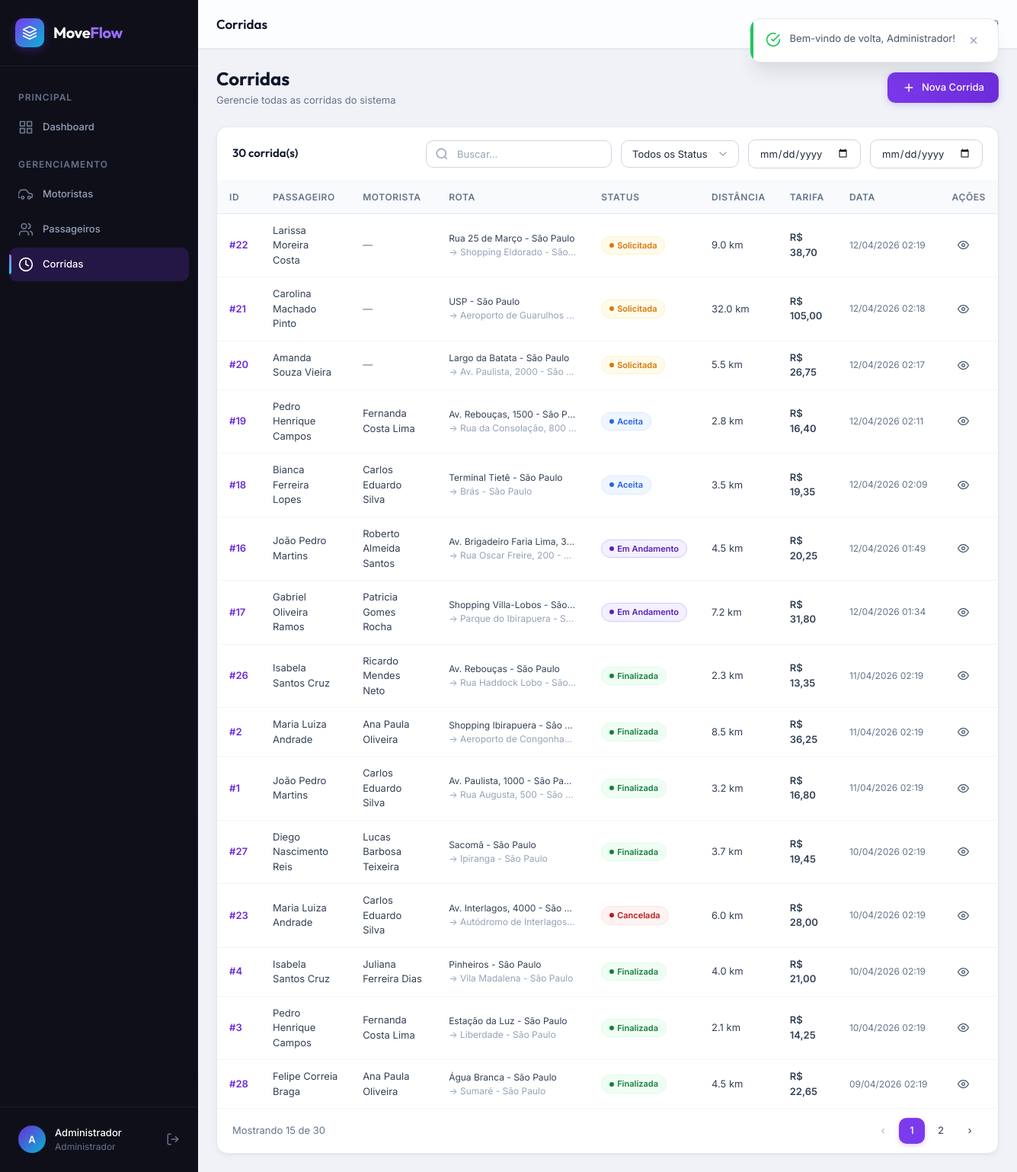
Page /public/rides (signed in) on the committed database.
### tables this page shows
CREATE TABLE IF NOT EXISTS rides (
    id INT AUTO_INCREMENT PRIMARY KEY,
    passenger_id INT NOT NULL,
    driver_id INT NULL,
    origin_address VARCHAR(255) NOT NULL,
    origin_lat DECIMAL(10,7) DEFAULT 0,
    origin_lng DECIMAL(10,7) DEFAULT 0,
    destination_address VARCHAR(255) NOT NULL,
    destination_lat DECIMAL(10,7) DEFAULT 0,
    destination_lng DECIMAL(10,7) DEFAULT 0,
    status ENUM('requested', 'accepted', 'in_progress', 'completed', 'cancelled') NOT NULL DEFAULT 'requested',
    distance_km DECIMAL(8,2) NOT NULL DEFAULT 0,
    estimated_duration_min INT NOT NULL DEFAULT 0,
    fare DECIMAL(10,2) NOT NULL DEFAULT 0,
    requested_at DATETIME NULL,
    accepted_at DATETIME NULL,
    started_at DATETIME NULL,
    completed_at DATETIME NULL,
    cancelled_at DATETIME NULL,
    cancel_reason TEXT NULL,
    created_at DATETIME NOT NULL DEFAULT CURRENT_TIMESTAMP,
    CONSTRAINT fk_rides_passenger FOREIGN KEY (passenger_id) REFERENCES passengers(id) ON DELETE CASCADE,
    CONSTRAINT fk_rides_driver FOREIGN KEY (driver_id) REFERENCES drivers(id) ON DELETE SET NULL,
    INDEX idx_rides_status (status),
    INDEX idx_rides_passenger (passenger_id),
    INDEX idx_rides_driver (driver_id),
    INDEX idx_rides_created (created_at),
    INDEX idx_rides_completed (completed_at)
);

CREATE TABLE IF NOT EXISTS passengers (
    id INT AUTO_INCREMENT PRIMARY KEY,
    name VARCHAR(100) NOT NULL,
    email VARCHAR(150) NOT NULL UNIQUE,
    phone VARCHAR(20) NOT NULL,
    cpf VARCHAR(14) NOT NULL UNIQUE,
    created_at DATETIME NOT NULL DEFAULT CURRENT_TIMESTAMP,
    updated_at DATETIME NOT NULL DEFAULT CURRENT_TIMESTAMP ON UPDATE CURRENT_TIMESTAMP,
    INDEX idx_passengers_cpf (cpf),
    INDEX idx_passengers_email (email)
);

CREATE TABLE IF NOT EXISTS drivers (
    id INT AUTO_INCREMENT PRIMARY KEY,
    name VARCHAR(100) NOT NULL,
    email VARCHAR(150) NOT NULL UNIQUE,
    phone VARCHAR(20) NOT NULL,
    cpf VARCHAR(14) NOT NULL UNIQUE,
    cnh VARCHAR(20) NOT NULL,
    vehicle_plate VARCHAR(10) NOT NULL,
    vehicle_model VARCHAR(80) NOT NULL,
    vehicle_color VARCHAR(30) NOT NULL,
    status ENUM('available', 'busy', 'offline') NOT NULL DEFAULT 'available',
    rating DECIMAL(3,2) NOT NULL DEFAULT 5.00,
    created_at DATETIME NOT NULL DEFAULT CURRENT_TIMESTAMP,
    updated_at DATETIME NOT NULL DEFAULT CURRENT_TIMESTAMP ON UPDATE CURRENT_TIMESTAMP,
    INDEX idx_drivers_status (status),
    INDEX idx_drivers_cpf (cpf),
    INDEX idx_drivers_email (email)
);

### app/Controllers/RideController.php (called while the page is built, shortened)
<?php
class RideController extends Controller
{
    public function index(): void
    {
        $page = max(1, (int) ($this->input('page', 1)));
        $search = $this->input('search', '');
        $status = $this->input('status', '');
        $dateFrom = $this->input('date_from', '');
        $dateTo = $this->input('date_to', '');
        $result = Ride::search($page, $search, $status, $dateFrom, $dateTo);
        $this->view('rides.index', [
            'pageTitle' => 'Corridas',
            'rides' => $result['data'],
            'pagination' => $result,
            'search' => $search,
            'status' => $status,
            'dateFrom' => $dateFrom,
            'dateTo' => $dateTo,
        ]);
    }
}

### app/Config/Routes.php (called while the page is built, shortened)
<?php
Router::dispatch();

### public/index.php (called while the page is built, shortened)
<?php
spl_autoload_register(function ($class) {
    $paths = [
        APP_PATH . '/Core/',
        APP_PATH . '/Config/',
        APP_PATH . '/Controllers/',
        APP_PATH . '/Models/',
        APP_PATH . '/Helpers/',
    ];
    foreach ($paths as $path) {
        $file = $path . $class . '.php';
        if (file_exists($file)) {
            return;
        }
    }
});
require_once APP_PATH . '/Config/Routes.php';

### app/Config/Database.php (called while the page is built, shortened)
<?php
class Database
{
    private static ?PDO $instance = null;
    public static function getInstance(): PDO
    {
        if (self::$instance === null) {
            $dsn = sprintf(
                'mysql:host=%s;port=%d;dbname=%s;charset=%s',
                self::HOST,
                self::PORT,
                self::DBNAME,
                self::CHARSET
            );
            try {
                self::$instance = new PDO($dsn, self::USERNAME, self::PASSWORD, [
                    PDO::ATTR_ERRMODE => PDO::ERRMODE_EXCEPTION,
                    PDO::ATTR_DEFAULT_FETCH_MODE => PDO::FETCH_ASSOC,
                    PDO::ATTR_EMULATE_PREPARES => false,
                    PDO::MYSQL_ATTR_INIT_COMMAND => "SET NAMES utf8mb4 COLLATE utf8mb4_unicode_ci",
                ]);
            } catch (PDOException $e) {
                error_log("Database connection failed: " . $e->getMessage());
                die('Erro de conexão com o banco de dados. Verifique as configurações.');
            }
        }
        return self::$instance;
    }
}

### app/Core/Model.php (called while the page is built, shortened)
<?php
class Model
{
    protected static function db(): PDO
    {
        return Database::getInstance();
    }
}

### app/Models/Ride.php (called while the page is built, shortened)
<?php
class Ride extends Model
{
    public static function search(int $page = 1, string $search = '', string $status = '', string $dateFrom = '', string $dateTo = ''): array
    {
        $params = [];
        $whereClauses = [];
        $whereSQL = !empty($whereClauses) ? ' WHERE ' . implode(' AND ', $whereClauses) : '';
        $perPage = PER_PAGE;
        $offset = ($page - 1) * $perPage;
        $countSQL = "SELECT COUNT(*) FROM rides r
                     LEFT JOIN passengers p ON r.passenger_id = p.id
                     LEFT JOIN drivers d ON r.driver_id = d.id"
                     . $whereSQL;
        $stmt = self::db()->prepare($countSQL);
        $stmt->execute($params);
        $total = (int) $stmt->fetchColumn();
        $sql = "SELECT r.*, p.name as passenger_name, p.phone as passenger_phone,
                       d.name as driver_name, d.vehicle_model, d.vehicle_plate
                FROM rides r
                LEFT JOIN passengers p ON r.passenger_id = p.id
                LEFT JOIN drivers d ON r.driver_id = d.id"
                . $whereSQL
                . " ORDER BY r.created_at DESC LIMIT {$perPage} OFFSET {$offset}";
        $stmt = self::db()->prepare($sql);
        $stmt->execute($params);
        $records = $stmt->fetchAll(PDO::FETCH_ASSOC);
        return [
            'data' => $records,
            'total' => $total,
            'page' => $page,
            'per_page' => $perPage,
            'total_pages' => (int) ceil($total / $perPage),
        ];
    }
}

### app/Views/rides/index.php (the view, shortened to what this page needs)
<div class="page-header">
    <div class="page-header-info">
        <h1>Corridas</h1>
        <p>Gerencie todas as corridas do sistema</p>
    </div>
    <div class="page-header-actions">
        <a href="<?= APP_URL ?>/rides/create" class="btn btn-primary">
            <svg width="18" height="18" viewBox="0 0 24 24" fill="none" stroke="currentColor" stroke-width="2"><line x1="12" y1="5" x2="12" y2="19"/><line x1="5" y1="12" x2="19" y2="12"/></svg>
            Nova Corrida
        </a>
    </div>
</div>
<div class="table-container" id="rides-table">
    <div class="table-header">
        <h3><?= $pagination['total'] ?> corrida(s)</h3>
        <div class="table-filters">
            <div class="form-search">
                <input type="text" class="form-control" id="ride-search" placeholder="Buscar..." value="<?= htmlspecialchars($search) ?>">
            </div>
            <select class="form-control" id="ride-status-filter" style="width:auto">
                <option value="">Todos os Status</option>
            </select>
            <input type="date" class="form-control" id="ride-date-from" value="<?= htmlspecialchars($dateFrom) ?>" style="width:auto" title="Data inicial">
            <input type="date" class="form-control" id="ride-date-to" value="<?= htmlspecialchars($dateTo) ?>" style="width:auto" title="Data final">
        </div>
    </div>
    <div class="table-wrapper">
        <table>
            <thead><tr><th>ID</th><th>Passageiro</th><th>Motorista</th><th>Rota</th><th>Status</th><th>Distância</th><th>Tarifa</th><th>Data</th><th>Ações</th></tr></thead>
            <tbody>
            <?php if (empty($rides)): ?>
                <tr><td colspan="9"><div class="empty-state"><div class="empty-state-icon"><svg viewBox="0 0 24 24" fill="none" stroke="currentColor" stroke-width="2"><circle cx="12" cy="12" r="10"/><polyline points="12 6 12 12 16 14"/></svg></div><h4>Nenhuma corrida encontrada</h4><p>Crie uma nova corrida ou ajuste os filtros.</p></div></td></tr>
            <?php else: foreach ($rides as $r): ?>
                <tr>
                    <td><a href="<?= APP_URL ?>/rides/show/<?= $r['id'] ?>" style="font-weight:var(--font-semibold)">#<?= $r['id'] ?></a></td>
                    <td><?= htmlspecialchars($r['passenger_name'] ?? '—') ?></td>
                    <td><?= $r['driver_name'] ? htmlspecialchars($r['driver_name']) : '<span class="text-muted">—</span>' ?></td>
                    <td style="max-width:200px"><div style="font-size:var(--text-xs);overflow:hidden;text-overflow:ellipsis;white-space:nowrap" title="<?= htmlspecialchars($r['origin_address']) ?>"><?= htmlspecialchars($r['origin_address']) ?></div><div style="font-size:var(--text-xs);color:var(--gray-400);overflow:hidden;text-overflow:ellipsis;white-space:nowrap" title="<?= htmlspecialchars($r['destination_address']) ?>">→ <?= htmlspecialchars($r['destination_address']) ?></div></td>
                    <td><span class="badge badge-dot <?= RIDE_STATUS_CLASSES[$r['status']] ?? '' ?>"><span><?= RIDE_STATUS_LABELS[$r['status']] ?? $r['status'] ?></span></span></td>
                    <td><?= number_format($r['distance_km'] ?? 0, 1) ?> km</td>
                    <td style="font-weight:var(--font-semibold)">R$ <?= number_format($r['fare'] ?? 0, 2, ',', '.') ?></td>
                    <td style="white-space:nowrap;color:var(--gray-500);font-size:var(--text-xs)"><?= date('d/m/Y H:i', strtotime($r['created_at'])) ?></td>
                    <td><a href="<?= APP_URL ?>/rides/show/<?= $r['id'] ?>" class="btn btn-ghost btn-icon btn-sm" title="Ver Detalhes"><svg width="16" height="16" viewBox="0 0 24 24" fill="none" stroke="currentColor" stroke-width="2"><path d="M1 12s4-8 11-8 11 8 11 8-4 8-11 8-11-8-11-8z"/><circle cx="12" cy="12" r="3"/></svg></a></td>
                </tr>
            <?php endforeach; endif; ?>
            </tbody>
        </table>
    </div>
    <?php if ($pagination['total_pages'] > 1): ?>
    <div class="table-footer">
        <div class="table-info">Mostrando <?= count($rides) ?> de <?= $pagination['total'] ?></div>
        <div class="pagination">
            <?php $params = http_build_query(array_filter(['search' => $search, 'status' => $status, 'date_from' => $dateFrom, 'date_to' => $dateTo])); ?>
            <?php if ($pagination['page'] > 1): ?><a href="<?= APP_URL ?>/rides?page=<?= $pagination['page'] - 1 ?>&<?= $params ?>">‹</a><?php else: ?><span class="disabled">‹</span><?php endif; ?>
            <?php for ($i = 1; $i <= $pagination['total_pages']; $i++): ?>
                <?php if ($i === $pagination['page']): ?><span class="active"><?= $i ?></span><?php else: ?><a href="<?= APP_URL ?>/rides?page=<?= $i ?>&<?= $params ?>"><?= $i ?></a><?php endif; ?>
            <?php endfor; ?>
            <?php if ($pagination['page'] < $pagination['total_pages']): ?><a href="<?= APP_URL ?>/rides?page=<?= $pagination['page'] + 1 ?>&<?= $params ?>">›</a><?php else: ?><span class="disabled">›</span><?php endif; ?>
        </div>
    </div>
    <?php endif; ?>
</div>

### public/assets/css/variables.css (style rules this page uses)
:root { --primary-50: #f3f0ff; --primary-100: #e9e3ff; --primary-200: #d4c8ff; --primary-300: #b69eff; --primary-400: #9b6dff; --primary-500: #7c3aed; --primary-600: #6c2bd9; --primary-700: #5b21b6; --primary-800: #4c1d95; --primary-900: #3b1578; --accent-50: #ecfeff; --accent-100: #cffafe; --accent-200: #a5f3fc; --accent-300: #67e8f9; --accent-400: #22d3ee; --accent-500: #06b6d4; --accent-600: #0891b2; --gray-50: #f8fafc; --gray-100: #f1f5f9; --gray-200: #e2e8f0; --gray-300: #cbd5e1; --gray-400: #94a3b8; --gray-500: #64748b; --gray-600: #475569; --gray-700: #334155; --gray-800: #1e293b; --gray-900: #0f172a; --gray-950: #020617; --success-50: #f0fdf4; --success-100: #dcfce7; --success-500: #22c55e; --success-600: #16a34a; --success-700: #15803d; --warning-50: #fffbeb; --warning-100: #fef3c7; --warning-500: #f59e0b; --warning-600: #d97706; --danger-50: #fef2f2; --danger-100: #fee2e2; --danger-500: #ef4444; --danger-600: #dc2626; --danger-700: #b91c1c; --info-50: #eff6ff; --info-100: #dbeafe; --info-500: #3b82f6; --info-600: #2563eb; --sidebar-bg: #0f0f1a; --sidebar-bg-hover: rgba(124, 58, 237, 0.12); --sidebar-bg-active: rgba(124, 58, 237, 0.2); --sidebar-text: #94a3b8; --sidebar-text-active: #ffffff; --sidebar-border: rgba(255, 255, 255, 0.06); --sidebar-width: 260px; --sidebar-collapsed-width: 72px; --topbar-bg: rgba(255, 255, 255, 0.8); --topbar-height: 64px; --topbar-shadow: 0 1px 3px rgba(0, 0, 0, 0.05); --body-bg: #f0f2f7; --card-bg: #ffffff; --card-hover: #fafbff; --font-sans: 'Inter', -apple-system, BlinkMacSystemFont, 'Segoe UI', sans-serif; --font-heading: 'Outfit', var(--font-sans); --font-mono: 'JetBrains Mono', 'Fira Code', monospace; --text-xs: 0.75rem; --text-sm: 0.8125rem; --text-base: 0.875rem; --text-md: 0.9375rem; --text-lg: 1.0625rem; --text-xl: 1.25rem; --text-2xl: 1.5rem; --text-3xl: 1.875rem; --text-4xl: 2.25rem; --font-light: 300; --font-regular: 400; --font-medium: 500; --font-semibold: 600; --font-bold: 700; --leading-tight: 1.25; --leading-normal: 1.5; --leading-relaxed: 1.75; --space-1: 0.25rem; --space-2: 0.5rem; --space-3: 0.75rem; --space-4: 1rem; --space-5: 1.25rem; --space-6: 1.5rem; --space-8: 2rem; --space-10: 2.5rem; --space-12: 3rem; --space-16: 4rem; --radius-sm: 6px; --radius-md: 10px; --radius-lg: 14px; --radius-xl: 20px; --radius-2xl: 24px; --radius-full: 9999px; --shadow-xs: 0 1px 2px rgba(0, 0, 0, 0.04); --shadow-sm: 0 1px 3px rgba(0, 0, 0, 0.06), 0 1px 2px rgba(0, 0, 0, 0.04); --shadow-md: 0 4px 6px -1px rgba(0, 0, 0, 0.07), 0 2px 4px -1px rgba(0, 0, 0, 0.04); --shadow-lg: 0 10px 15px -3px rgba(0, 0, 0, 0.08), 0 4px 6px -2px rgba(0, 0, 0, 0.04); --shadow-xl: 0 20px 25px -5px rgba(0, 0, 0, 0.08), 0 10px 10px -5px rgba(0, 0, 0, 0.03); --shadow-2xl: 0 25px 50px -12px rgba(0, 0, 0, 0.15); --shadow-glow: 0 0 20px rgba(124, 58, 237, 0.15); --shadow-card: 0 1px 3px rgba(0,0,0,0.04), 0 4px 12px rgba(0,0,0,0.03); --transition-fast: 150ms cubic-bezier(0.4, 0, 0.2, 1); --transition-base: 250ms cubic-bezier(0.4, 0, 0.2, 1); --transition-slow: 350ms cubic-bezier(0.4, 0, 0.2, 1); --transition-spring: 400ms cubic-bezier(0.34, 1.56, 0.64, 1); --z-dropdown: 100; --z-sticky: 200; --z-modal-backdrop: 300; --z-modal: 400; --z-toast: 500; --z-tooltip: 600; }

### public/assets/css/base.css (style rules this page uses)
*, *::before, *::after { margin: 0; padding: 0; box-sizing: border-box; }
html { font-size: 16px; scroll-behavior: smooth; -webkit-font-smoothing: antialiased; -moz-osx-font-smoothing: grayscale; text-rendering: optimizeLegibility; }
body { font-family: var(--font-sans); font-size: var(--text-base); font-weight: var(--font-regular); line-height: var(--leading-normal); color: var(--gray-800); background-color: var(--body-bg); overflow-x: hidden; }
h1, h2, h3, h4, h5, h6 { font-family: var(--font-heading); font-weight: var(--font-semibold); line-height: var(--leading-tight); color: var(--gray-900); }
h1 { font-size: var(--text-3xl); font-weight: var(--font-bold); }
h3 { font-size: var(--text-xl); }
p { margin-bottom: var(--space-4); color: var(--gray-600); }
a { color: var(--primary-600); text-decoration: none; transition: color var(--transition-fast); }
.text-muted { color: var(--gray-500); }

### rows in the picture
rides: id "22", passenger.name "Larissa Moreira Costa", origin_address "Rua 25 de Março - São Paulo", destination_address "Shopping Eldorado - São…", status "Solicitada", distance_km "9.0", fare "38,70", created_at "12/04/2026 02:19"
rides: id "21", passenger.name "Carolina Machado Pinto", origin_address "USP - São Paulo", destination_address "Aeroporto de Guarulhos…", status "Solicitada", distance_km "32.0", fare "105,00", created_at "12/04/2026 02:18"
rides: id "20", passenger.name "Amanda Souza Vieira", origin_address "Largo da Batata - São Paulo", destination_address "Av. Paulista, 2000 - São…", status "Solicitada", distance_km "5.5", fare "26,75", created_at "12/04/2026 02:17"
rides: id "19", passenger.name "Pedro Henrique Campos", driver.name "Fernanda Costa Lima", origin_address "Av. Rebouças, 1500 - São P…", destination_address "Rua da Consolação, 800…", status "Aceita", distance_km "2.8", fare "16,40", created_at "12/04/2026 02:11"
rides: id "18", passenger.name "Bianca Ferreira Lopes", driver.name "Carlos Eduardo Silva", origin_address "Terminal Tietê - São Paulo", destination_address "Brás - São Paulo", status "Aceita", distance_km "3.5", fare "19,35", created_at "12/04/2026 02:09"
rides: id "16", passenger.name "João Pedro Martins", driver.name "Roberto Almeida Santos", origin_address "Av. Brigadeiro Faria Lima, 3…", destination_address "Rua Oscar Freire, 200 -…", status "Em Andamento", distance_km "4.5", fare "20,25", created_at "12/04/2026 01:49"
rides: id "17", passenger.name "Gabriel Oliveira Ramos", driver.name "Patricia Gomes Rocha", origin_address "Shopping Villa-Lobos - São…", destination_address "Parque do Ibirapuera - S…", status "Em Andamento", distance_km "7.2", fare "31,80", created_at "12/04/2026 01:34"
rides: id "26", passenger.name "Isabela Santos Cruz", driver.name "Ricardo Mendes Neto", origin_address "Av. Rebouças - São Paulo", destination_address "Rua Haddock Lobo - São…", status "Finalizada", distance_km "2.3", fare "13,35", created_at "11/04/2026 02:19"
rides: id "2", passenger.name "Maria Luiza Andrade", driver.name "Ana Paula Oliveira", origin_address "Shopping Ibirapuera - São…", destination_address "Aeroporto de Congonha…", status "Finalizada", distance_km "8.5", fare "36,25", created_at "11/04/2026 02:19"
rides: id "1", passenger.name "João Pedro Martins", driver.name "Carlos Eduardo Silva", origin_address "Av. Paulista, 1000 - São Paulo", destination_address "Rua Augusta, 500 - São…", status "Finalizada", distance_km "3.2", fare "16,80", created_at "11/04/2026 02:19"
rides: id "27", passenger.name "Diego Nascimento Reis", driver.name "Lucas Barbosa Teixeira", origin_address "Sacomã - São Paulo", destination_address "Ipiranga - São Paulo", status "Finalizada", distance_km "3.7", fare "19,45", created_at "10/04/2026 02:19"
rides: id "23", passenger.name "Maria Luiza Andrade", driver.name "Carlos Eduardo Silva", origin_address "Av. Interlagos, 4000 - São…", destination_address "Autódromo de Interlagos…", status "Cancelada", distance_km "6.0", fare "28,00", created_at "10/04/2026 02:19"
rides: id "4", passenger.name "Isabela Santos Cruz", driver.name "Juliana Ferreira Dias", origin_address "Pinheiros - São Paulo", destination_address "Vila Madalena - São Paulo", status "Finalizada", distance_km "4.0", fare "21,00", created_at "10/04/2026 02:19"
rides: id "3", passenger.name "Pedro Henrique Campos", driver.name "Fernanda Costa Lima", origin_address "Estação da Luz - São Paulo", destination_address "Liberdade - São Paulo", status "Finalizada", distance_km "2.1", fare "14,25", created_at "10/04/2026 02:19"
rides: id "28", passenger.name "Felipe Correia Braga", driver.name "Ana Paula Oliveira", origin_address "Água Branca - São Paulo", destination_address "Sumaré - São Paulo", status "Finalizada", distance_km "4.5", fare "22,65", created_at "09/04/2026 02:19"

### other values in the picture
substr($user['name'] ?? 'A', 0, 1) "A"
$user['name'] "Administrador"
$pageTitle "Corridas"
$pagination['total'] "30"
count($rides) "15"
$message "Bem-vindo de volta, Administrador!"
